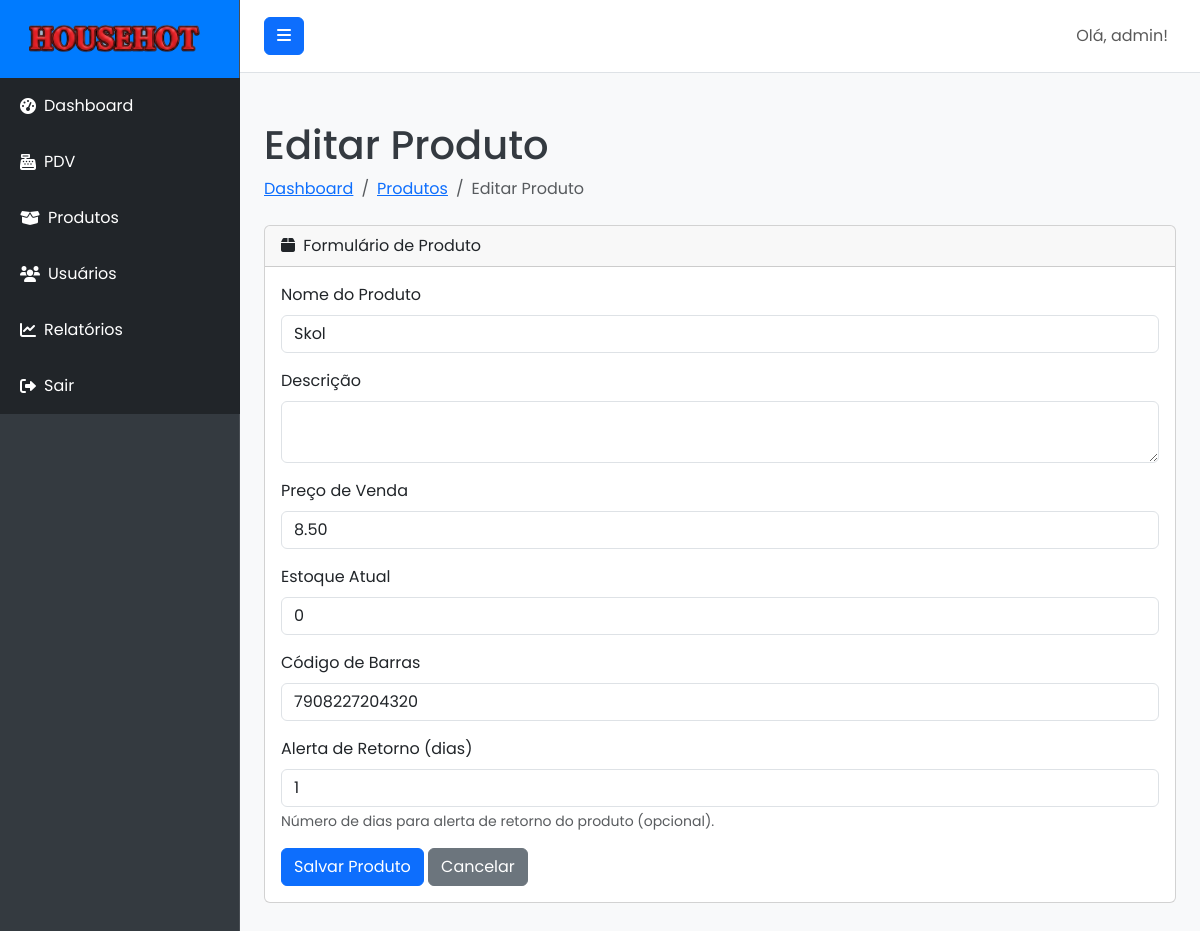
Screenshot of /product/edit/1 (signed in) with the database file from the repository.
### models.py (models this page shows, shortened)
class User(UserMixin, db.Model):
    __tablename__ = 'users'
    id = db.Column(db.Integer, primary_key=True)
    username = db.Column(db.String(80), unique=True, nullable=False)
    email = db.Column(db.String(120), unique=True, nullable=False)
    password_hash = db.Column(db.String(255), nullable=False)
    role = db.Column(db.String(20), default='user', nullable=False)
    created_at = db.Column(db.DateTime, default=datetime.utcnow)
    sales = db.relationship('Sale', backref='operator', lazy=True)
    def is_admin(self):
        return self.role == 'admin'

class Product(db.Model):
    __tablename__ = 'products'
    id = db.Column(db.Integer, primary_key=True)
    name = db.Column(db.String(120), nullable=False)
    description = db.Column(db.Text, nullable=True)
    price = db.Column(db.Float, nullable=False)
    stock = db.Column(db.Integer, default=0, nullable=False)
    barcode = db.Column(db.String(100), unique=True, nullable=True)
    return_alert_days = db.Column(db.Integer, nullable=True)
    created_at = db.Column(db.DateTime, default=datetime.utcnow)
    sale_items = db.relationship('SaleItem', backref='product', lazy=True)

### routes.py (the view)
@main_bp.route('/product/edit/<int:product_id>', methods=['GET', 'POST'])
@admin_required
def edit_product(product_id):
    product = Product.query.get_or_404(product_id)
    form = ProductForm(obj=product)
    if form.validate_on_submit():
        form.populate_obj(product)
        if not product.barcode or not product.barcode.strip(): product.barcode = f"INT-{int(time.time())}"
        db.session.commit()
        return redirect(url_for('main.products'))
    return render_template('add_edit_product.html', title='Editar Produto', form=form)

### forms.py
class ProductForm(FlaskForm):
    name = StringField('Nome do Produto', validators=[DataRequired()])
    description = TextAreaField('Descrição', validators=[Optional()])
    price = DecimalField('Preço de Venda', validators=[DataRequired(), NumberRange(min=0, message='O preço deve ser positivo.')])
    stock = IntegerField('Estoque Atual', validators=[DataRequired(), NumberRange(min=0, message='O estoque não pode ser negativo.')])
    barcode = StringField('Código de Barras', validators=[Optional()])
    return_alert_days = IntegerField('Alerta de Retorno (dias)', validators=[Optional(), NumberRange(min=0, message='O número de dias deve ser positivo.')],
                                     description='Número de dias para alerta de retorno do produto (opcional).')
    submit = SubmitField('Salvar Produto')

### app.py (called while the page is built)
def create_app():
    app = Flask(__name__)
    app.config.from_object(Config)
    db.init_app(app)
    login_manager.init_app(app)
    migrate.init_app(app, db)
    login_manager.login_view = 'main.login'
    @login_manager.user_loader
    def load_user(user_id):
        return User.query.get(int(user_id))
    app.register_blueprint(main_bp)
    with app.app_context():
        db.create_all()
        if not User.query.filter_by(username='admin').first():
            admin_user = User(username='admin', email='admin@pdv.com', role='admin')
            admin_user.set_password('admin123')
            db.session.add(admin_user)
            db.session.commit()
            print("Usuário administrador 'admin' criado com sucesso!")
    return app

### routes.py (called while the page is built)
def admin_required(f):
    @wraps(f)
    @login_required
    def decorated_function(*args, **kwargs):
        if not current_user.is_admin():
            flash('Você não tem permissão para acessar esta página.', 'danger')
            return redirect(url_for('main.dashboard'))
        return f(*args, **kwargs)
    return decorated_function

### templates/add_edit_product.html (shortened to what this page needs)
{% extends "base.html" %}
{% block content %}
<div class="container-fluid">
    <h1 class="mt-4">{{ title }}</h1>
    <ol class="breadcrumb mb-4">
        <li class="breadcrumb-item"><a href="{{ url_for('main.dashboard') }}">Dashboard</a></li>
        <li class="breadcrumb-item"><a href="{{ url_for('main.products') }}">Produtos</a></li>
        <li class="breadcrumb-item active">{{ title }}</li>
    </ol>
    <div class="card mb-4">
        <div class="card-header">
            <i class="fas fa-box me-1"></i>
            Formulário de Produto
        </div>
        <div class="card-body">
            <form method="POST">
                <div class="mb-3">
                    {{ form.name.label(class="form-label") }}
                    {{ form.name(class="form-control") }}
                </div>
                <div class="mb-3">
                    {{ form.description.label(class="form-label") }}
                    {{ form.description(class="form-control") }}
                </div>
                <div class="mb-3">
                    {{ form.price.label(class="form-label") }}
                    {{ form.price(class="form-control") }}
                </div>
                <div class="mb-3">
                    {{ form.stock.label(class="form-label") }}
                    {{ form.stock(class="form-control") }}
                </div>
                <div class="mb-3">
                    {{ form.barcode.label(class="form-label") }}
                    {{ form.barcode(class="form-control") }}
                </div>
                <div class="mb-3">
                    {{ form.return_alert_days.label(class="form-label") }}
                    {{ form.return_alert_days(class="form-control") }}
                    <div class="form-text text-muted">{{ form.return_alert_days.description }}</div>
                </div>
                {{ form.submit(class="btn btn-primary") }}
                <a href="{{ url_for('main.products') }}" class="btn btn-secondary">Cancelar</a>
            </form>
        </div>
    </div>
</div>
{% endblock %}

### templates/base.html (shortened to what this page needs)
<!DOCTYPE html>
<html lang="pt-br">
<head>
    <link href="https://cdn.jsdelivr.net/npm/bootstrap@5.3.0/dist/css/bootstrap.min.css" rel="stylesheet">
    <link rel="stylesheet" href="https://cdnjs.cloudflare.com/ajax/libs/font-awesome/6.0.0-beta3/css/all.min.css">
    <link rel="stylesheet" href="{{ url_for('static', filename='css/style.css') }}">
</head>
<body>
    <div class="d-flex" id="wrapper">
        <div class="bg-dark border-right" id="sidebar-wrapper">
            <div class="sidebar-heading text-white text-center py-4 fs-4 fw-bold">
                <img src="{{ url_for('static', filename='img/logo.png') }}" alt="Logo" class="me-2" style="height: 30px;">
            </div>
            <div class="list-group list-group-flush">
                <a href="{{ url_for('main.dashboard') }}" class="list-group-item list-group-item-action bg-dark text-white">
                    <i class="fas fa-tachometer-alt me-2"></i> Dashboard
                </a>
                <a href="{{ url_for('main.pdv') }}" class="list-group-item list-group-item-action bg-dark text-white">
                    <i class="fas fa-cash-register me-2"></i> PDV
                </a>
                {% if current_user.is_authenticated and current_user.is_admin() %}
                <a href="{{ url_for('main.products') }}" class="list-group-item list-group-item-action bg-dark text-white">
                    <i class="fas fa-box-open me-2"></i> Produtos
                </a>
                <a href="{{ url_for('main.users') }}" class="list-group-item list-group-item-action bg-dark text-white">
                    <i class="fas fa-users me-2"></i> Usuários
                </a>
                <a href="{{ url_for('main.reports') }}" class="list-group-item list-group-item-action bg-dark text-white">
                    <i class="fas fa-chart-line me-2"></i> Relatórios
                </a>
                {% endif %}
                <a href="{{ url_for('main.logout') }}" class="list-group-item list-group-item-action bg-dark text-white">
                    <i class="fas fa-sign-out-alt me-2"></i> Sair
                </a>
            </div>
        </div>
        <div id="page-content-wrapper">
            <nav class="navbar navbar-expand-lg navbar-light bg-light border-bottom">
                <button class="btn btn-primary" id="menu-toggle">
                    <i class="fas fa-bars"></i>
                </button>
                <div class="collapse navbar-collapse" id="navbarSupportedContent">
                    <ul class="navbar-nav ms-auto mt-2 mt-lg-0">
                        <li class="nav-item active">
                            <a class="nav-link" href="#">Olá, {{ current_user.username }}!</a>
                        </li>
                    </ul>
                </div>
            </nav>
            <div class="container-fluid py-4">
                {% block content %}{% endblock %}
            </div>
        </div>
        </div>
</body>
</html>

### static/css/style.css (style rules this page uses)
:root { --primary-color: #007bff; --secondary-color: #28a745; --info-color: #17a2b8; --warning-color: #ffc107; --danger-color: #dc3545; --background-light: #f8f9fa; --text-dark: #343a40; --text-light: #ffffff; --sidebar-bg: #343a40; --sidebar-link-hover: #0056b3; --sidebar-header-bg: var(--primary-color); --navbar-bg: #ffffff; --navbar-border-bottom: #e0e0e0; --card-bg: #ffffff; --card-shadow: 0 0.125rem 0.25rem rgba(0, 0, 0, 0.075); --login-bg-gradient-start: #007bff; --login-bg-gradient-end: #0056b3; --login-card-bg: rgba(255, 255, 255, 0.95); --login-card-shadow: 0 10px 25px rgba(0, 0, 0, 0.2); --pdv-bg: #eef2f7; }
body { font-family: 'Poppins', sans-serif; background-color: var(--background-light); color: var(--text-dark); margin: 0; overflow-x: hidden; }
#wrapper { display: flex; width: 100%; align-items: stretch; }
#sidebar-wrapper { min-height: 100vh; width: 15rem; margin-left: 0; transition: margin .25s ease-out; background-color: var(--sidebar-bg) !important; border-right: 1px solid rgba(255, 255, 255, 0.1); flex-shrink: 0; }
#sidebar-wrapper .sidebar-heading { padding: 1.5rem 1.25rem; background-color: var(--sidebar-header-bg); display: flex; align-items: center; justify-content: center; }
#sidebar-wrapper .list-group { width: 15rem; }
#sidebar-wrapper .list-group-item { border: none; padding: 1rem 1.25rem; color: rgba(255, 255, 255, 0.7); background-color: transparent; text-decoration: none; display: flex; align-items: center; }
#page-content-wrapper { flex: 1; min-width: 0; width: 100%; }
.navbar { padding: 1rem 1.5rem; background-color: var(--navbar-bg) !important; border-bottom: 1px solid var(--navbar-border-bottom); }

### rows the page displays
User: username "admin"
Product: name "Skol", price "8.50", stock "0", barcode "7908227204320", return_alert_days "1"

### other values shown
{{ title }} "Editar Produto"
